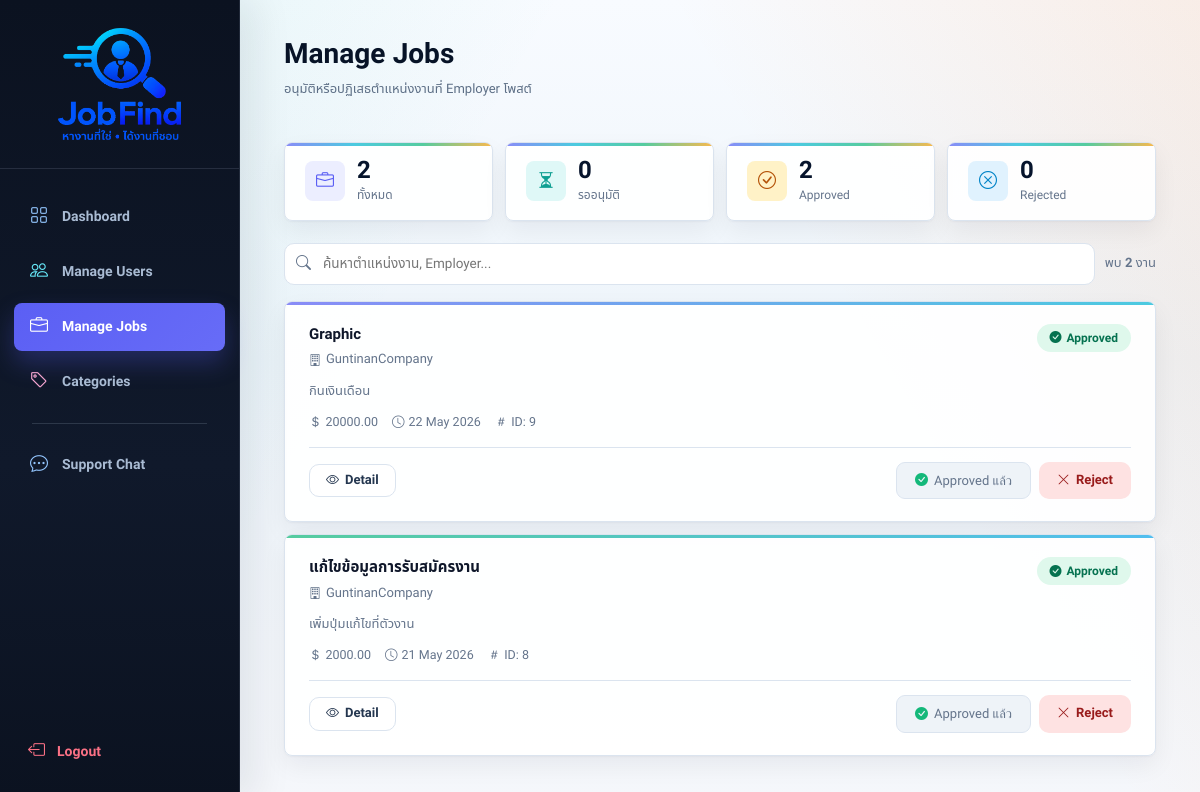
The page /admin/manage_jobs.php (signed in) on the database its author committed.
### tables this page shows
CREATE TABLE `job` (
  `job_id` int(11) NOT NULL,
  `employer_id` int(11) NOT NULL,
  `title` varchar(255) NOT NULL,
  `description` text NOT NULL,
  `location` varchar(255) NOT NULL,
  `salary` decimal(10,2) DEFAULT 0.00,
  `latitude` double DEFAULT NULL,
  `longitude` double DEFAULT NULL,
  `deadline` datetime DEFAULT NULL,
  `status` enum('open','in_progress','completed','closed') DEFAULT 'open',
  `admin_status` enum('pending','approved','rejected') DEFAULT 'pending',
  `created_at` timestamp NOT NULL DEFAULT current_timestamp(),
  `category` varchar(100) DEFAULT NULL,
  `job_subcategory` varchar(120) DEFAULT NULL,
  `employment_type` varchar(40) DEFAULT NULL,
  `image_path` varchar(255) DEFAULT NULL,
  `updated_at` timestamp NULL DEFAULT NULL
);

CREATE TABLE `users` (
  `user_id` int(11) NOT NULL,
  `username` varchar(50) DEFAULT NULL,
  `email` varchar(100) DEFAULT NULL,
  `password` varchar(255) DEFAULT NULL,
  `fullname` varchar(100) DEFAULT NULL,
  `phone` varchar(20) DEFAULT NULL,
  `gender` varchar(20) DEFAULT NULL,
  `role` enum('admin','employer','freelancer') DEFAULT NULL,
  `created_at` timestamp NOT NULL DEFAULT current_timestamp(),
  `latitude` double DEFAULT NULL,
  `longitude` double DEFAULT NULL,
  `company_details` text DEFAULT NULL
);

### admin/manage_jobs.php (the view, shortened to what this page needs)
<?php
require_once __DIR__ . "/../config/config.php";
$result = mysqli_query($conn,"
    SELECT job.*, users.username
    FROM job
    JOIN users ON users.user_id = job.employer_id
    ORDER BY job.created_at DESC
");
$rows         = [];
$cnt_all      = 0;
$cnt_pending  = 0;
$cnt_approved = 0;
$cnt_rejected = 0;
while($r = mysqli_fetch_assoc($result)){
    $rows[] = $r;
    $cnt_all++;
    if($r['admin_status']==='pending')  $cnt_pending++;
    elseif($r['admin_status']==='approved') $cnt_approved++;
    elseif($r['admin_status']==='rejected') $cnt_rejected++;
}
?>
<!DOCTYPE html>
<html lang="th">
<head>
<link href="https://cdn.jsdelivr.net/npm/bootstrap@5.3.0/dist/css/bootstrap.min.css" rel="stylesheet">
<link href="https://cdn.jsdelivr.net/npm/bootstrap-icons@1.11.0/font/bootstrap-icons.css" rel="stylesheet">
<link rel="stylesheet" href="../assets/css/freelancehub-theme.css">
</head>
<body>
<aside class="sidebar">
  <div class="sidebar-brand">
    <a href="../index.php" class="logo">
      <div class="logo-icon" style="width:132px!important;height:120px!important;min-width:132px!important;max-width:132px!important;max-height:120px!important;flex:0 0 120px!important;border-radius:0!important;background:transparent!important;padding:0!important;overflow:hidden!important;box-shadow:none!important;margin:0 auto!important;align-self:center!important;"><img class="brand-logo-img" src="../assets/images/jobfind-logo.png?v=13" alt="Job_Find logo" style="width:100%;height:100%;object-fit:contain;display:block;"></div>
    </a>
  </div>
  <nav class="sidebar-nav">
    <a href="dashboard.php"          class="nav-item"><i class="bi bi-grid"></i> Dashboard</a>
    <a href="manage_users.php"       class="nav-item"><i class="bi bi-people"></i> Manage Users</a>
    <a href="manage_jobs.php"        class="nav-item active">
      <i class="bi bi-briefcase"></i> Manage Jobs
    </a>
    <a href="manage_categories.php"  class="nav-item"><i class="bi bi-tag"></i> Categories</a>
    <div class="nav-divider"></div>
    <a href="support.php"            class="nav-item">
      <i class="bi bi-chat-dots"></i> Support Chat
    </a>
  </nav>
  <div class="sidebar-footer">
    <a href="../logout.php" class="nav-logout"><i class="bi bi-box-arrow-left"></i> Logout</a>
  </div>
</aside>
<main class="main">
  <div class="topbar">
    <div>
      <h2>Manage Jobs</h2>
      <p>อนุมัติหรือปฏิเสธตำแหน่งงานที่ Employer โพสต์</p>
    </div>
  </div>
  <div class="stat-row">
    <div class="stat-mini active-filter" data-filter="" onclick="setStatFilter(this, '')">
      <div class="sm-icon si-purple"><i class="bi bi-briefcase"></i></div>
      <div><div class="sm-val"><?php echo $cnt_all; ?></div><div class="sm-lbl">ทั้งหมด</div></div>
    </div>
    <div class="stat-mini" data-filter="pending" onclick="setStatFilter(this, 'pending')">
      <div class="sm-icon si-yellow"><i class="bi bi-hourglass-split"></i></div>
      <div><div class="sm-val"><?php echo $cnt_pending; ?></div><div class="sm-lbl">รออนุมัติ</div></div>
    </div>
    <div class="stat-mini" data-filter="approved" onclick="setStatFilter(this, 'approved')">
      <div class="sm-icon si-green"><i class="bi bi-check-circle"></i></div>
      <div><div class="sm-val"><?php echo $cnt_approved; ?></div><div class="sm-lbl">Approved</div></div>
    </div>
    <div class="stat-mini" data-filter="rejected" onclick="setStatFilter(this, 'rejected')">
      <div class="sm-icon si-red"><i class="bi bi-x-circle"></i></div>
      <div><div class="sm-val"><?php echo $cnt_rejected; ?></div><div class="sm-lbl">Rejected</div></div>
    </div>
  </div>
  <div class="toolbar">
    <div class="search-wrap">
      <input type="text" id="search-input" placeholder="ค้นหาตำแหน่งงาน, Employer..." oninput="filterCards()">
    </div>
    <span class="result-info">พบ <strong id="result-count"><?php echo $cnt_all; ?></strong> งาน</span>
  </div>
  <div id="job-list">
  <?php
  foreach($rows as $row):
    $status    = $row['admin_status'];
    $sp_class  = match($status){ 'approved'=>'sp-approved','rejected'=>'sp-rejected',default=>'sp-pending' };
    $sp_label  = match($status){ 'approved'=>'Approved','rejected'=>'Rejected',default=>'Pending' };
    $sp_icon   = match($status){ 'approved'=>'bi-check-circle-fill','rejected'=>'bi-x-circle-fill',default=>'bi-hourglass-split' };
    $date_str  = !empty($row['created_at']) ? date('d M Y', strtotime($row['created_at'])) : '';
  ?>
  <div class="job-card <?php echo $status==='pending'?'pending-card':''; ?>"
       data-status="<?php echo $status; ?>"
       data-search="<?php echo strtolower(htmlspecialchars($row['title'].' '.$row['username'])); ?>">
    <div class="jc-top">
      <div>
        <div class="jc-title">
          <?php echo htmlspecialchars($row['title']); ?>
        </div>
        <div class="jc-employer">
          <i class="bi bi-building" style="font-size:12px;"></i>
          <?php echo htmlspecialchars($row['username']); ?>
        </div>
      </div>
      <span class="status-pill <?php echo $sp_class; ?>">
        <i class="bi <?php echo $sp_icon; ?>"></i> <?php echo $sp_label; ?>
      </span>
    </div>
    <p class="jc-desc"><?php echo htmlspecialchars($row['description']); ?></p>
    <div class="jc-meta">
      <?php if(!empty($row['salary'])): ?>
      <span><i class="bi bi-currency-dollar"></i><?php echo htmlspecialchars($row['salary']); ?></span>
      <?php endif; ?>
      <?php if($date_str): ?>
      <span><i class="bi bi-clock"></i><?php echo $date_str; ?></span>
      <?php endif; ?>
      <span><i class="bi bi-hash"></i>ID: <?php echo $row['job_id']; ?></span>
    </div>
    <div class="jc-footer">
      <a href="job_detail.php?id=<?php echo $row['job_id']; ?>"
          class="btn-detail"
          style="display:inline-flex;align-items:center;gap:6px;padding:8px 16px;border-radius:9px;font-size:13px;font-weight:600;background:var(--accent);color:#fff;text-decoration:none;transition:all .15s;">
        <i class="bi bi-eye"></i> Detail
      </a>
      <div class="actions-wrap">
        <?php if($status === 'pending'): ?>
          <button class="btn-approve"
            onclick="confirmAction('approve', <?php echo $row['job_id']; ?>, '<?php echo htmlspecialchars($row['title'],ENT_QUOTES); ?>')">
            <i class="bi bi-check-lg"></i> Approve
          </button>
          <button class="btn-reject"
            onclick="confirmAction('reject', <?php echo $row['job_id']; ?>, '<?php echo htmlspecialchars($row['title'],ENT_QUOTES); ?>')">
            <i class="bi bi-x-lg"></i> Reject
          </button>
        <?php elseif($status === 'approved'): ?>
          <span class="btn-done"><i class="bi bi-check-circle-fill" style="color:var(--green);"></i> Approved แล้ว</span>
          <button class="btn-reject"
            onclick="confirmAction('reject', <?php echo $row['job_id']; ?>, '<?php echo htmlspecialchars($row['title'],ENT_QUOTES); ?>')">
            <i class="bi bi-x-lg"></i> Reject
          </button>
        <?php endif; ?>
      </div>
    </div>
  </div>
  <?php endforeach; ?>
  </div>
</main>
</body>
</html>

### rows shown on the page
job: title "Graphic", employer.username "GuntinanCompany", admin_status "Approved", description "กินเงินเดือน", salary "20000.00", created_at "22 May 2026", job_id "9"
job: title "แก้ไขข้อมูลการรับสมัครงาน", employer.username "GuntinanCompany", admin_status "Approved", description "เพิ่มปุ่มแก้ไขที่ตัวงาน", salary "2000.00", created_at "21 May 2026", job_id "8"

### other values the page prints
$cnt_all "2"
$cnt_pending "0"
$cnt_approved "2"
$cnt_rejected "0"
